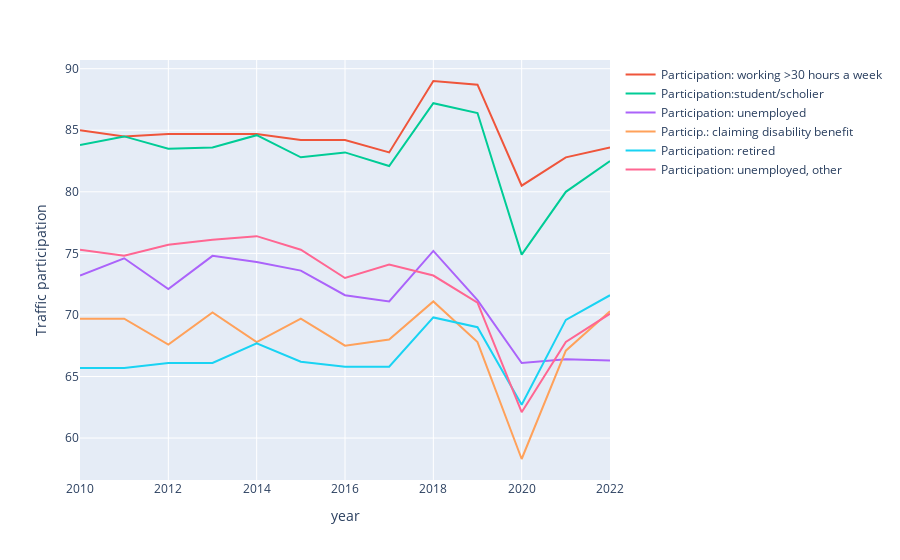

Write notebook code for a chart like this one.
### Markdown cell above
First, let's create a line graph for Traffic Participation by different groups over the years, and then a line graph for the differential of Traffic Participation by year.

### Code cell
dict_draw(d, particip, 'Traffic participation')

### Figure 1 — Plotly figure (JSON) as saved in the notebook; plotly's stock layout.template omitted (floating-point values rounded to 4 significant figures)
{"data": [{"hovertemplate": "<extra></extra>", "legendgroup": "", "line": {"color": "#636efa", "dash": "solid"}, "marker": {"symbol": "circle"}, "mode": "lines", "name": "", "orientation": "v", "showlegend": false, "type": "scatter", "xaxis": "x", "yaxis": "y"}, {"mode": "lines", "name": "Participation: working >30 hours a week", "type": "scatter", "x": [2010, 2011, 2012, 2013, 2014, 2015, 2016, 2017, 2018, 2019, 2020, 2021, 2022], "y": [85, 84.5, 84.7, 84.7, 84.7, 84.2, 84.2, 83.2, 89, 88.7, 80.5, 82.8, 83.6]}, {"mode": "lines", "name": "Participation:student/scholier", "type": "scatter", "x": [2010, 2011, 2012, 2013, 2014, 2015, 2016, 2017, 2018, 2019, 2020, 2021, 2022], "y": [83.8, 84.5, 83.5, 83.6, 84.6, 82.8, 83.2, 82.1, 87.2, 86.4, 74.9, 80, 82.5]}, {"mode": "lines", "name": "Participation: unemployed", "type": "scatter", "x": [2010, 2011, 2012, 2013, 2014, 2015, 2016, 2017, 2018, 2019, 2020, 2021, 2022], "y": [73.2, 74.6, 72.1, 74.8, 74.3, 73.6, 71.6, 71.1, 75.2, 71.2, 66.1, 66.4, 66.3]}, {"mode": "lines", "name": "Particip.: claiming disability benefit", "type": "scatter", "x": [2010, 2011, 2012, 2013, 2014, 2015, 2016, 2017, 2018, 2019, 2020, 2021, 2022], "y": [69.7, 69.7, 67.6, 70.2, 67.8, 69.7, 67.5, 68, 71.1, 67.8, 58.3, 67.1, 70.3]}, {"mode": "lines", "name": "Participation: retired", "type": "scatter", "x": [2010, 2011, 2012, 2013, 2014, 2015, 2016, 2017, 2018, 2019, 2020, 2021, 2022], "y": [65.7, 65.7, 66.1, 66.1, 67.7, 66.2, 65.8, 65.8, 69.8, 69, 62.7, 69.6, 71.6]}, {"mode": "lines", "name": "Participation: unemployed, other", "type": "scatter", "x": [2010, 2011, 2012, 2013, 2014, 2015, 2016, 2017, 2018, 2019, 2020, 2021, 2022], "y": [75.3, 74.8, 75.7, 76.1, 76.4, 75.3, 73, 74.1, 73.2, 71, 62.1, 67.8, 70.1]}], "layout": {"autosize": true, "legend": {"tracegroupgap": 0}, "margin": {"t": 60}, "xaxis": {"anchor": "y", "autorange": true, "domain": [0, 1], "range": [2010, 2022], "title": {"text": "year"}, "type": "linear"}, "yaxis": {"anchor": "x", "autorange": true, "domain": [0, 1], "range": [56.59, 90.71], "title": {"text": "Traffic participation"}, "type": "linear"}}}
